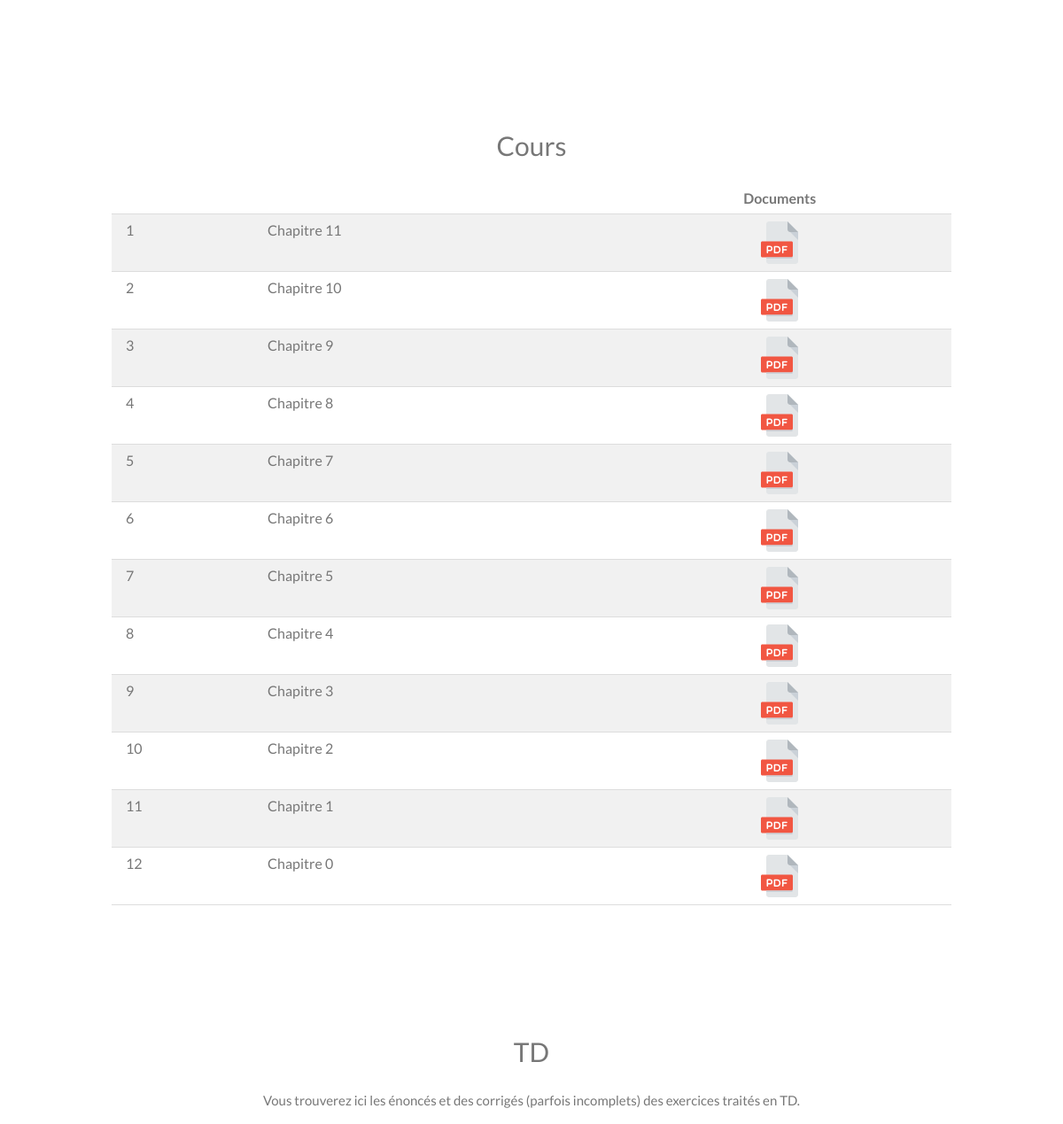
/ (middle part), run on an earlier commit of the app's database.
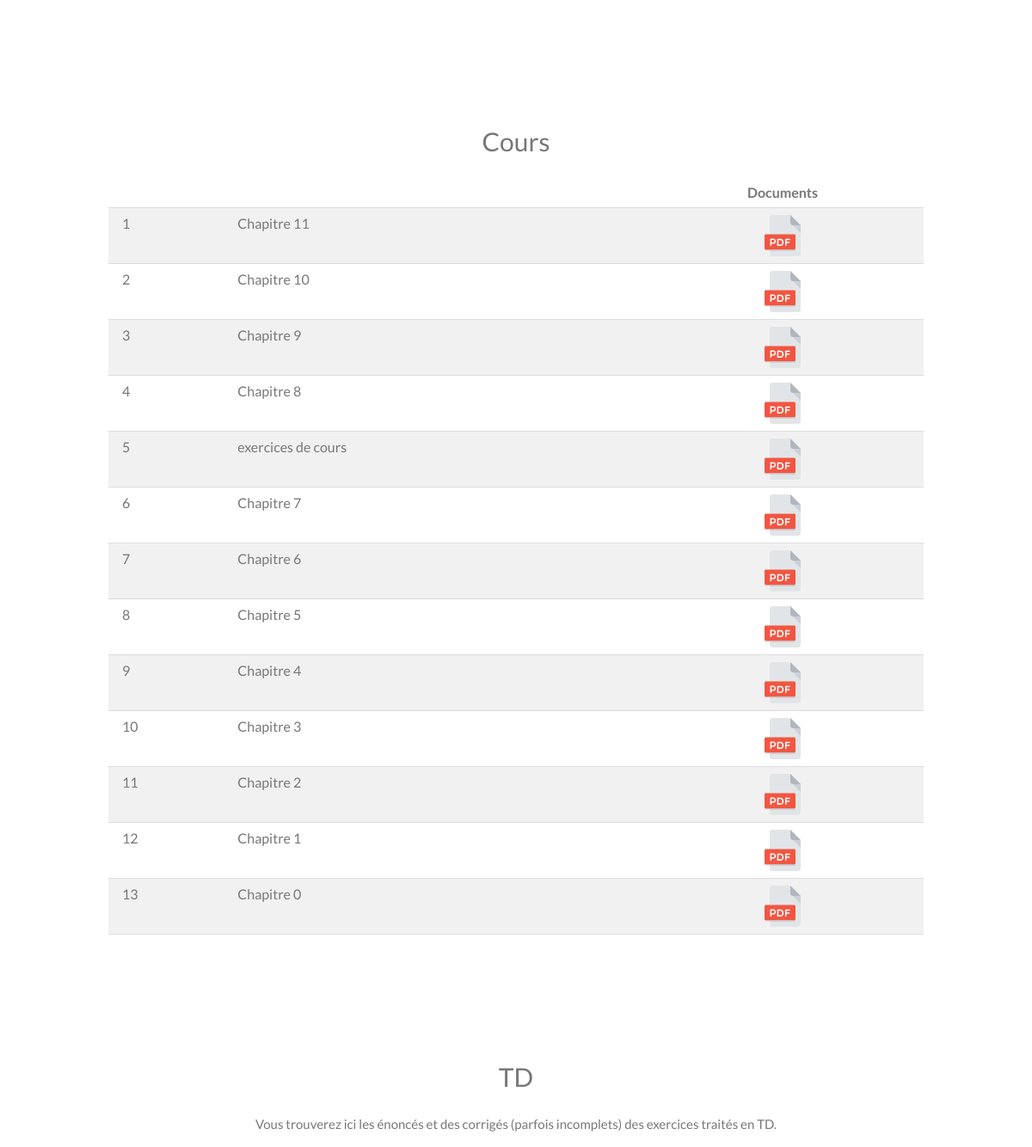
And on a later commit of the database.
### scrap/models.py (models this page shows, shortened)
class Categorie(models.Model):
    title = models.CharField(max_length=200)
    description = models.TextField(default=' ')
    libele = models.CharField(max_length=200, help_text="Petit texte d'entête du tableau", default='Nom')
    corrections = models.BooleanField(default=False, help_text="À cocher si cette categorie possède des corrections")

class Document(models.Model):
    title = models.CharField(max_length=200)
    link = models.URLField(blank=True)
    categorie = models.ForeignKey(Categorie, null=True, on_delete=models.CASCADE)

### scrap/views.py (the view)
# urls.py: path('', views.accueil, name='accueil'),
def accueil(request):
    documents_by_category = {}
    categories = Categorie.objects.order_by('pk')
    for category in categories:
        correction = Document.objects.filter(categorie=category, title__icontains='correction')
        documents = Document.objects.filter(categorie=category).exclude(title__icontains='correction')
        l_doc = len(documents)
        l_corr = len(correction)
        c = 0
        documents_by_category[category] = []
        for i in range(l_doc):
            if c >= l_corr:
                documents_by_category[category].append((documents[i], "N/A"))
            elif "bonus" in documents[i].title or "12" in documents[i].title:
                documents_by_category[category].append((documents[i], "N/A"))
            else :
                documents_by_category[category].append((documents[i], correction[c]))
                c += 1
    return render(request, 'home.html', {'documents_by_category': documents_by_category})

### scrap/templates/home.html (shortened to what this page needs)
{% extends 'base.html' %}
{% block content %}
{% for cat, documents in documents_by_category.items %}
<div class="w3-content w3-container w3-padding-64" id="{{ cat.title }}">
  <h2 class="w3-center">{{ cat.title }}</h2>
  <center> <p>{{ cat.description }}</p> </center>
  <table class="w3-table w3-striped w3-bordered">
    <tbody><tr>
      <th colspan="2" class="w3-center"> {{ cat.libele }}</th>
      <th style="text-align: center;"> Documents </th>
    </tr>
    <tr>
      {% for doc,corr in documents %}
      <td>{{ forloop.counter }}</td>
      <td>{{ doc.title }}</td>
      <td style="vertical-align:middle; horizontal-align:middle; text-align: center;"><a href="https://physique.mp2i-champo.fr/{{ doc.link }}"><span class="icon-pdf"></span> </a></td>
    </tr>
      {% endfor %}
    </tbody>
  </table>
</div>
{% endfor %}
{% endblock %}

### scrap/templates/base.html (shortened to what this page needs)
{% load static %}
<head><title>La Physique en MP2I au lycée Champollion</title>
    <link rel="stylesheet" href="{% static 'css/w3.css' %}">
    <link rel="stylesheet" href="{% static 'css/custom.css' %}">
    <link rel="stylesheet" href="https://cdnjs.cloudflare.com/ajax/libs/font-awesome/4.7.0/css/font-awesome.min.css">
    </head>
<body>
{% block content %}
{% endblock %}
</body>

### scrap/static/css/w3.css (style rules this page uses)
*, *:before, *:after { box-sizing: inherit }
body { margin: 0 }
a { background-color: transparent }
html, body { font-family: Verdana, sans-serif; font-size: 15px; line-height: 1.5 }
h2 { font-size: 30px }
h1, h2, h3, h4, h5, h6 { font-family: "Segoe UI", Arial, sans-serif; font-weight: 400; margin: 10px 0 }
a { color: inherit }
.w3-table, .w3-table-all { border-collapse: collapse; border-spacing: 0; width: 100%; display: table }
.w3-bordered tr, .w3-table-all tr { border-bottom: 1px solid #ddd }
.w3-striped tbody tr:nth-child(even) { background-color: #f1f1f1 }
.w3-table th:first-child, .w3-table td:first-child, .w3-table-all th:first-child, .w3-table-all td:first-child { padding-left: 16px }
.w3-container:after, .w3-container:before, .w3-panel:after, .w3-panel:before, .w3-row:after, .w3-row:before, .w3-row-padding:after, .w3-row-padding:before, .w3-cell-row:before, .w3-cell-row:after, .w3-clear:after, .w3-clear:before, .w3-bar:before, .w3-bar:after { content: ""; display: table; clear: both }
.w3-content, .w3-auto { margin-left: auto; margin-right: auto }
.w3-content { max-width: 980px }
.w3-container, .w3-panel { padding: 0.01em 16px }
.w3-center { text-align: center !important }
.w3-padding-64 { padding-top: 64px !important; padding-bottom: 64px !important }

### scrap/static/css/custom.css (style rules this page uses)
.icon-pdf { background: url('/static/image/pdf.svg'); height: 48px; width: 48px; display: inline-block; vertical-align: middle; }

What changed in the data, as far as the page shows it:
added Document: title "exercices de cours", shown under Categorie "Cours"
